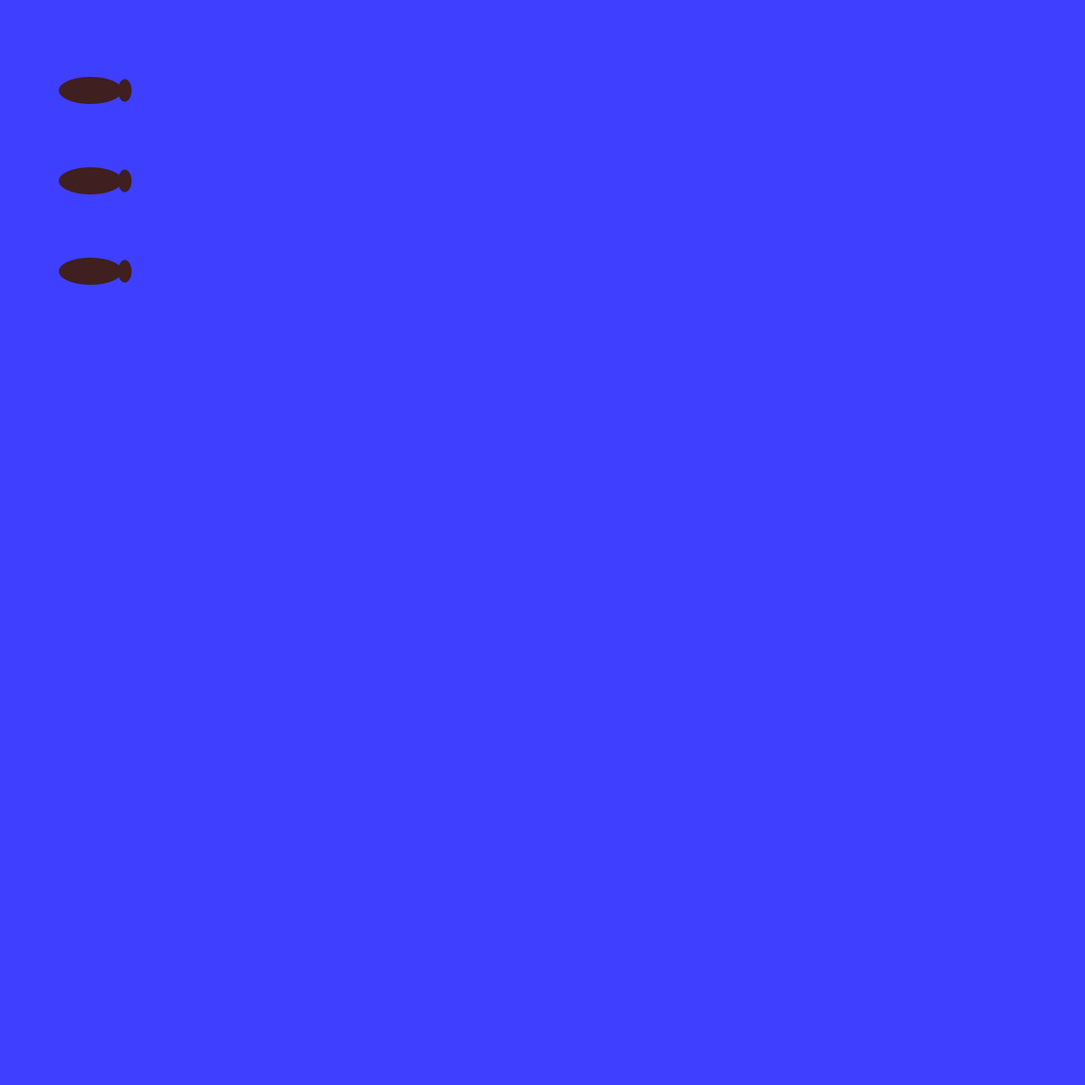
Frame 1 (no input)
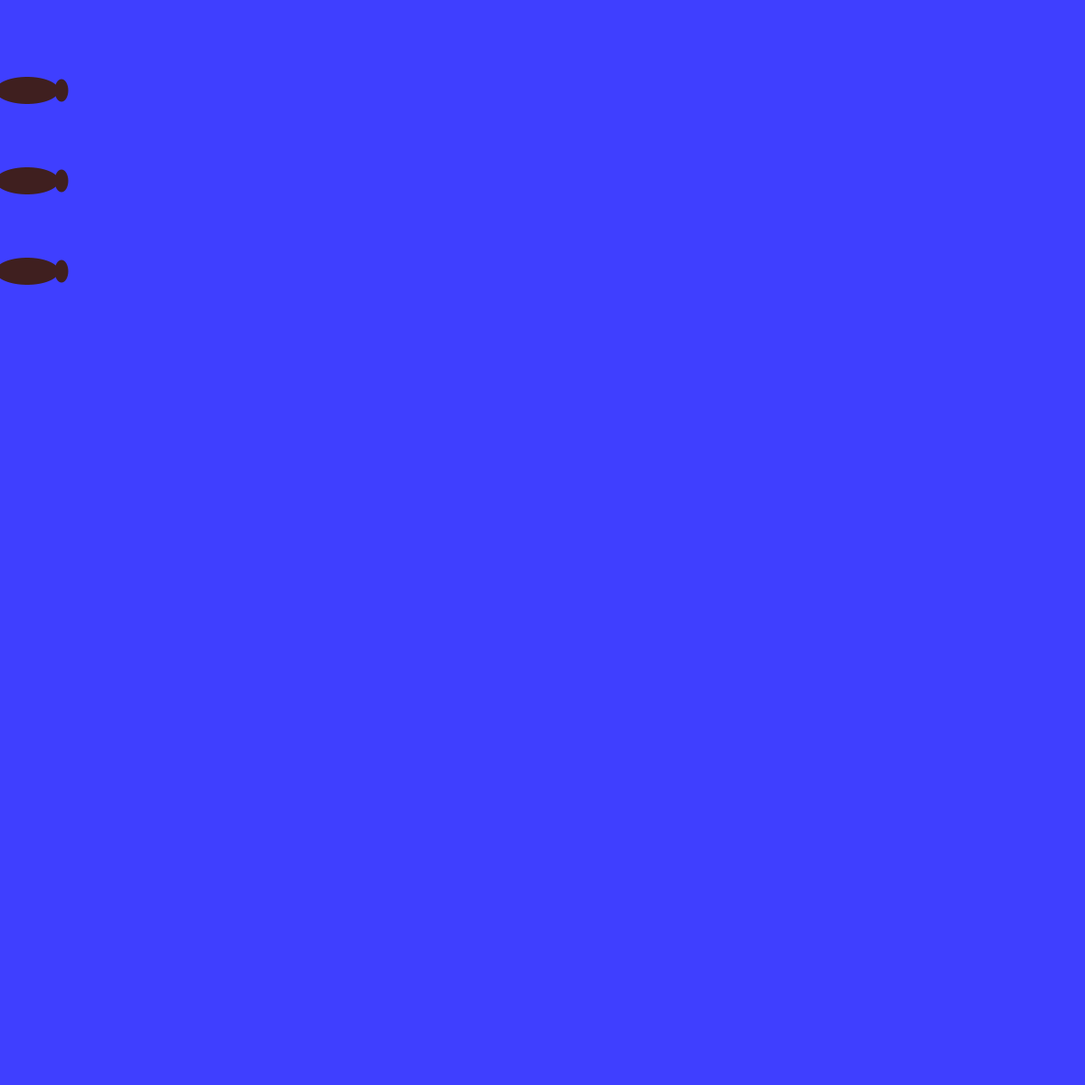
Frame 60 (the mouse pressed at the canvas centre just before this capture)
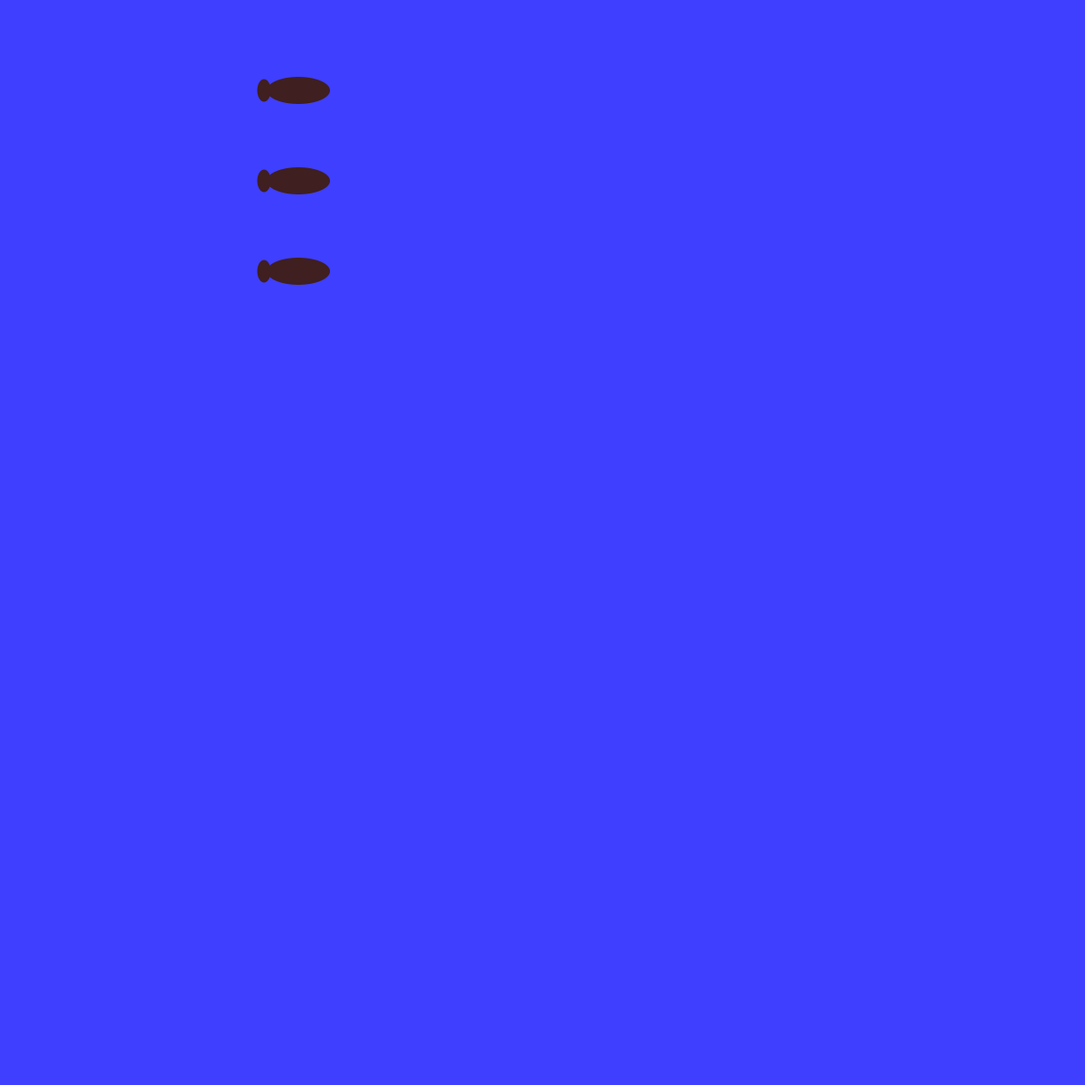
Frame 120 (the mouse held since frame 60 and released just before this capture)

The Processing sketch that drew these frames (run headless with seeded random() and noise(); from frame 60 on, the mouse is pressed at the canvas centre):

// Processing sketch: fishTurning3
// ── fishTurning3.pde
// 定数
final int[] fish = new int[] {     // 魚の形状 (体の中心=原点)
  0, 0, 70, 30, // 胴体の相対位置(x,y)・横幅・縦幅
  -38, 0, 15, 25                   // 尾びれの相対位置(x,y)・横幅・縦幅
};
final int bodyX = 0;
final int bodyY = 1;
final int bodyLength = 2;
final int bodyWidth = 3;
final int finX = 4;
final int finY = 5;
final int finLength = 6;
final int finWidth = 7;
float Time;//何秒間動いた？
boolean move = false;
// 変数
float x;                             // 魚の中心の x座標
int y;                             // 魚の中心の y座標

Fish fish1 = new Fish();
Fish fish2 = new Fish();
Fish fish3 = new Fish();

void setup() {
  size(1200, 1200);             // ウィンドウのサイズ
  noStroke();                 // 輪郭線を無効に
  // 背景色
  fill(63, 31, 31);           // 塗る色
  
}

void draw() {
  background(63, 63, 255);
  if (mouseX>x+2 && x<width-30) {
    Time=Time+0.1;
  } else if (mouseX<x-2 && x>30) {
    Time=Time-0.1;
  } 
  x = Time * 50 + 100;
  fish1.drawFish(x, fish,100);
  fish2.drawFish(x, fish,200);
  fish3.drawFish(x, fish,300);
}
void mousePressed() {
  if (move==false) { //クリックする前がオフの時
    move=true;     //クリックしたらオンの状態に変更する
  } else {           //クリックする前がオンの時
    move=false;    //クリックしたらオフの状態に変更する
  }
}
class Fish {
  void drawFish(float x, int[]fish,int y) {
    // 魚の姿の描画
    //y =100;
    println("(" + x + "," + y + ")");
    ellipse(x + fish[bodyX], y + fish[bodyY], fish[bodyLength], fish[bodyWidth]);   // 胴体
    if (mouseX>=x) {
      ellipse(x + fish[ finX], y + fish[ finY], fish[ finLength], fish[ finWidth]);   // 尾びれ
    }
    if (mouseX<x) {
      ellipse(x - fish[ finX], y + fish[ finY], fish[ finLength], fish[ finWidth]);   // 尾びれ
    }
  }
}
